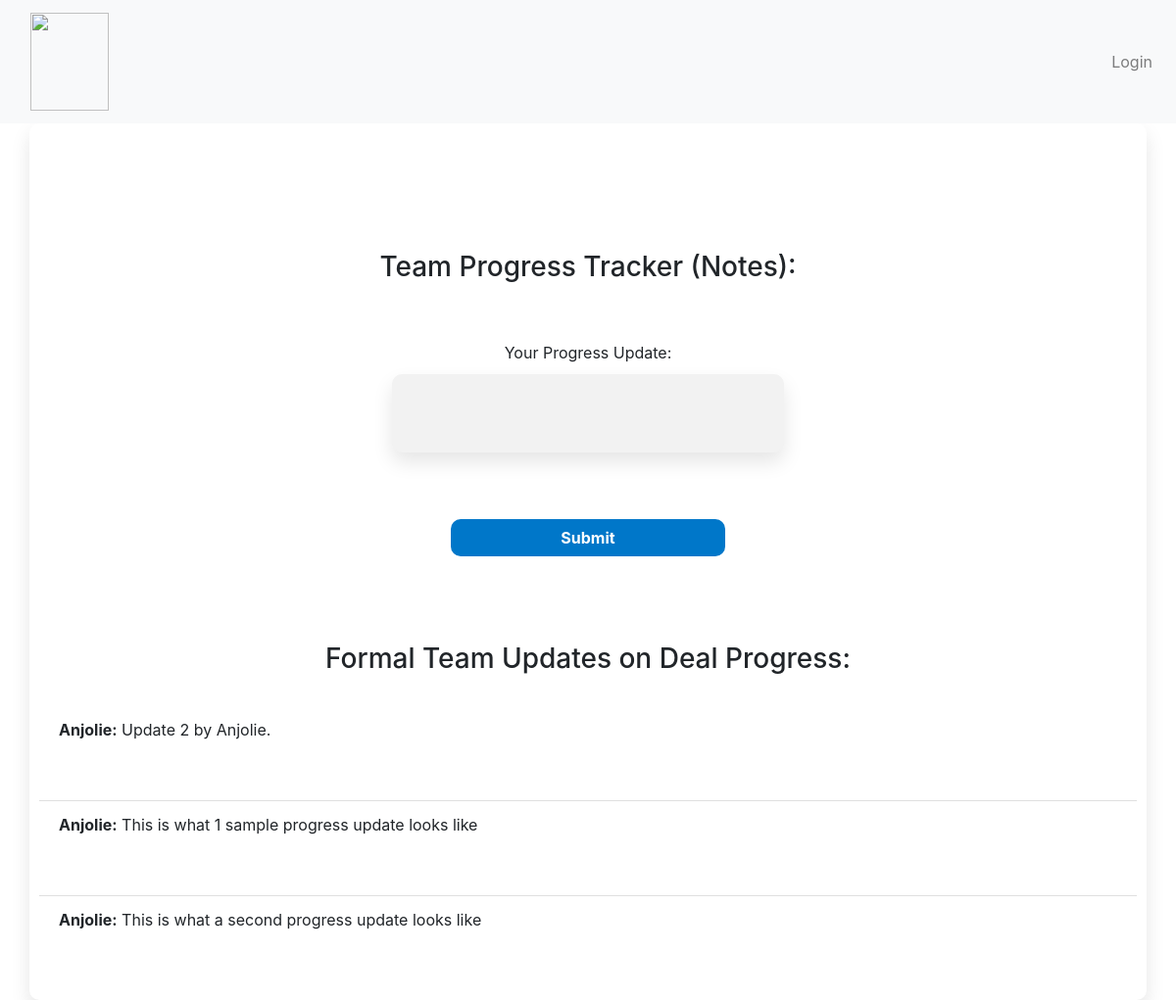
Screenshot of /dealinterface/Test_Deal2/ with the database file from the repository.
### website/models.py (models this page shows)
class TeamNotes(db.Model):
    id = db.Column(db.Integer, primary_key=True)
    name = db.Column(db.String(100))
    update = db.Column(db.String(100))
    deal_id = db.Column(db.String(100), db.ForeignKey('deals.dealid'))

### website/views.py (the view, shortened to what this page needs)
@views.route('/dealinterface/<dealid>/', methods=['GET', 'POST'])
def deal_progress(dealid):
    all_notes = TeamNotes.query.filter_by(deal_id=dealid).all()
    return render_template("dealinterface.html", user=current_user, all_notes=all_notes)

### website/templates/dealinterface.html (shortened to what this page needs)
{% extends "base.html" %} {% include "nav.html" %}
{% block content %}
<head>
</head>
<br><br><br>
  <form method="POST">
    <br><br>
    <h3 align="center">Team Progress Tracker (Notes):</h3><br>
      <div class="centerAlign">Your Progress Update:</div>
      <input
        type="text"
        class="form-control"
        id="update"
        name="update"
        style="width: 400px; height: 80px; margin: auto;"
      /><br><br>
    <button type="submit" class="btn btn-login" style="margin-left:auto;margin-right:auto;display:block">Submit</button>
  <br>
  </form>
  <br><br>
  <h3 align="center">Formal Team Updates on Deal Progress:</h3><br>
  <ul class="list-group list-group-flush" id="notes">
    {% for note in all_notes %}
    <li class="list-group-item">
      <strong>{{ note.name }}:</strong>
      {% if note.name == current_user.first_name %}
        {{ note.update }}
        <a href="/deletenote/{{note.id}}" class="btn btn-danger btn-xs" onclick="return confirm('Are You Sure To Delete ?')" style="margin-left:95%;">Delete</a><br><br>
      {% else %}
        {{ note.update }}<br><br><br>
      {% endif %}
      {% endfor %}
  {% endblock %}

### website/static/style.css (style rules this page uses)
.form-control { background-color: #f2f2f2; border-radius: 10px; box-shadow: 0 10px 20px rgba(0, 0, 0, 0.1); border: none; }
.btn-login { background-color: #0077c9; border-radius: 10px; font-weight: bold; margin-top: 20px; color: white; width: 25%; }

### website/templates/dealinterface.html (style rules this page uses)
.centerAlign { margin: auto; width: 50%; text-align: center; padding: 10px; }

### rows the page displays
TeamNotes: name "Anjolie", update "Update 2 by Anjolie."
TeamNotes: name "Anjolie", update "This is what 1 sample progress update looks like"
TeamNotes: name "Anjolie", update "This is what a second progress update looks like"
